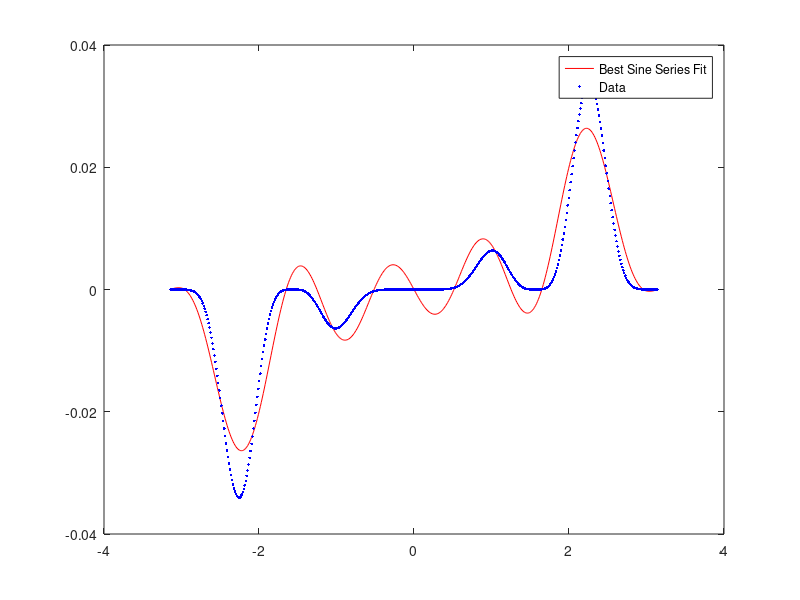

Source code (MATLAB):
function fit_Sine_Series()

% initalizes M
M = 5;

% initalizes # of points and data points
N = 500;
xData = linspace(-pi,pi,N);
yData = ((0.25*xData.^2).*cos(xData).^4.*sin(xData).^7)';

% takes each x value and puts it into a matrix where each row in the matrix
% takes the x and multiples it by j and takes the sin of the value
% for each columnn entry
for i=1:N
    x = xData(i);
    y = yData(i);
    for j=1:M
        A(i,j) = sin(j*x);
    end
    
    % takes each y value and makes a column matrix where each row
    % corresponds to a x value
    B(i,:) = y;
end

% calculates the psuedo inverse and multiples by the matrix of y values
beta = inv(A'*A)*A'*B;

for i = 1:N
    x=xData(i);
    
    % initializes summation matrix
    f(i,1) = 0;
    
    %initializes counter
    j=1;
    
    % takes each sin of xj and multiplies it by the corresponding beta
    % values and adds them all together
    while j <= M
        f(i,1) = f(i,1) + beta(j) * sin(j*x);
        j = j+1;
    end
end

% plots data points and the line of best fit
plot(xData,f,'red','MarkerSize',4)
hold on;
plot(xData,yData,'b.','MarkerSize',6)
legend('Best Sine Series Fit','Data')
hold off;

% calculates residual
res = B - A*beta;
    
% calculates l2 norm of the residual and prints it
l2_err = sqrt(res'*res)

%%%%%%%%%%%%%%%%%%%%%%%%%
%
%
%
%%%%%%%%%%%%%%%%%%%%%%%%%
        